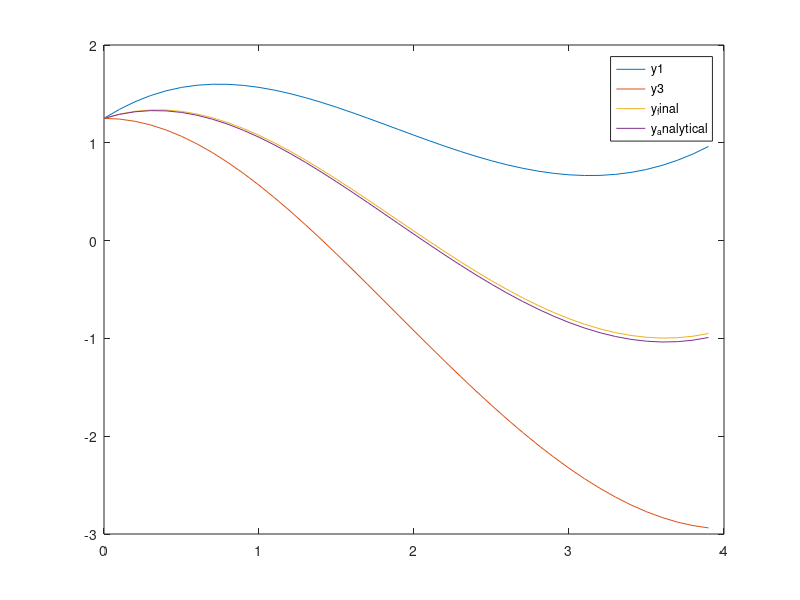

Reproduce this figure in MATLAB.
% Jonathan Kocur
% Computing for Physicists
% HW 5 Problem 1

% Problem 1

% Here we are defining the empty arrays for each of the y values
x = [];
y1 = [];
y2 = [];
y3 = [];
y4 = [];

% Here we are defining the initial conditions for both shots of the
% shooting method and the x values
y1(1) = 1.25;
y2(1) = 0;
y3(1) = 1.25;
y4(1) = 0;

x(1) = 0;
dx = 0.1;
N = 4/dx;

% This for loop calculates the shooting method where we use runge-kutta
% twice with different initial conditions, then a final function is found
% with the upper boudary by finding lamda
for n = 2:N
    x(n) = x(n-1) + dx;
    xx = x(n-1);

    K1 = dx * y2(n-1);
    L1 = dx * (2*xx / (1+xx^2)*y2(n-1) - 2 /(1+xx^2) * y1(n-1) + 1);
    K2 = dx * (y2(n-1) + L1);
    L2 = dx * ((2*(xx+dx) / (1+(xx+dx)^2))*(y2(n-1)+L1) - 2/(1+(xx+dx)^2)*(y1(n-1)+K1) + 1);
    
    y1(n) = y1(n-1) + 0.5 * (K1 + K2);
    y2(n) = y2(n-1) + 0.5 * (L1 + L2);
    y3(n) = y3(n-1) + 0.5 * (K1 + K2);
    y4(n) = y4(n-1) + 0.5 * (L1 + L2);
end

y1(1) = 1.25;
y2(1) = 1;
x(1) = 0;

% This for loop updates the values of y1 and y2 for the second shot of the
% shooting method
for n = 2:N
    x(n) = x(n-1) + dx;
    xx = x(n-1);

    K1 = dx * y2(n-1);
    L1 = dx * (2*xx / (1+xx^2)*y2(n-1) - 2 /(1+xx^2) * y1(n-1) + 1);
    K2 = dx * (y2(n-1) + L1);
    L2 = dx * ((2*(xx+dx) / (1+(xx+dx)^2))*(y2(n-1)+L1) - 2/(1+(xx+dx)^2)*(y1(n-1)+K1) + 1);
    
    y1(n) = y1(n-1) + 0.5 * (K1 + K2);
    y2(n) = y2(n-1) + 0.5 * (L1 + L2);
end

% Here lamda is calculated and the analytical solution of the function is
% caluculated for comparison with the shooting method
lamda = ((-0.95 - y3(N))/(y1(N) - y3(N)));
y_analytical = 1.25 + 0.486089652.*x - 2.25*(x).^2 + 2.*x.*atan(x) - 0.5.*log(1 + x.^2) + 0.5.*x.^2.*log(1 + x.^2);

% This loop calculates the final function for y with the calculated value
% of lamda and y1 and y3
for n = 1:N
    y_final(n) = lamda * y1(n) + (1 - lamda) * y3(n);
end

plot(x,y1)
hold on
plot(x,y3)
hold on
plot(x,y_final)
hold on
plot(x,y_analytical)
legend('y1','y3','y_final','y_analytical')
